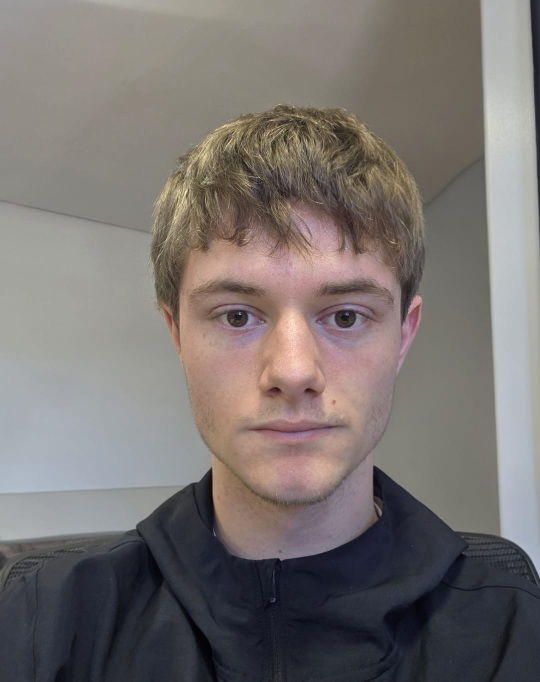
#> input picture assets/photo.jpg, 1080 x 1364 px (shown at 1/2 size)
$ python -i signature.py   (imports and definitions only)
#> lines starting #> are read from the running program, lines starting #| are printed output that depends on the picture; after the words box and inside, x2 and y2 are one past the last pixel; in counts of white or black regions, pixels touching at a corner belong together
### src/termart/core/registry.py
"""
Mezzold TermArt Suite - Plugin Registry
Discovers, registers, and dispatches plugins across all categories.
"""
from typing import Dict, List, Optional
from .plugin import BasePlugin

class PluginRegistry:
    _instance = None

    def __new__(cls):
        if cls._instance is None:
            cls._instance = super(PluginRegistry, cls).__new__(cls)
            cls._instance._plugins: Dict[str, BasePlugin] = {}
        return cls._instance

    def register(self, plugin_cls):
        plugin = plugin_cls()
        self._plugins[plugin.name] = plugin
        return plugin_cls

    def get(self, name: str) -> Optional[BasePlugin]:
        return self._plugins.get(name)

    def list_all(self) -> List[dict]:
        return [p.get_metadata() for p in self._plugins.values()]

    def list_by_category(self, category: str) -> List[dict]:
        return [p.get_metadata() for p in self._plugins.values() if p.category == category]

# Global singleton
registry = PluginRegistry()

### src/termart/modules/image/ascii_braille.py
"""
Mezzold TermArt - ASCII & Braille Engine
High-performance conversion using ascii-image-converter (Go binary) with PIL fallback.
"""
import os
import shutil
import subprocess
import numpy as np
from PIL import Image, ImageOps, ImageEnhance, ImageFilter
from typing import Dict, Any, List
from ...core.plugin import BasePlugin
from ...core.registry import registry

HERE = os.path.dirname(os.path.abspath(__file__))
CONVERTER_BIN = os.path.join(HERE, "..", "..", "..", "..", "bin", "ascii-image-converter.exe" if os.name == "nt" else "ascii-image-converter")

@registry.register
class AsciiBraillePlugin(BasePlugin):
    name = "ascii_braille"
    category = "image"
    description = "High-performance ASCII & 2x4 Braille matrix conversion using Go engine"

    def __init__(self):
        self.bin_path = CONVERTER_BIN
        if not os.path.exists(self.bin_path):
            found = shutil.which("ascii-image-converter")
            if found:
                self.bin_path = found

    def has_binary(self) -> bool:
        return os.path.exists(self.bin_path)

    # [32 lines left out: function run, not called in this run]

### src/termart/modules/image/signature.py
"""
Mezzold TermArt - Signature Module
Crops tight bounding boxes and renders high-definition Braille/ASCII calligraphy banners
with full TrueColor RGB sampling, gradient palettes, and typewriter cursor animations.
"""
import html
import os
import numpy as np
from PIL import Image, ImageEnhance, ImageFilter
from typing import Dict, Any, Tuple
from ...core.plugin import BasePlugin
from ...core.registry import registry
from ...core.animator import get_animation_defs, get_animation_open, get_animation_close, get_animation_overlays
from .ascii_braille import AsciiBraillePlugin

def crop_tight(image_path: str, pad: int = 4) -> Tuple[Image.Image, Image.Image, bool]:
#> called with image_path = '../../../../assets/photo.jpg', pad = 4
    im_raw = Image.open(image_path)
#> im_raw is the input picture: PIL image 1080x1364 RGB; mean R, G, B 121, 115.1, 112.7
    if im_raw.mode != "RGB":
        im_raw = im_raw.convert("RGB")

    im_gray = im_raw.convert("L")
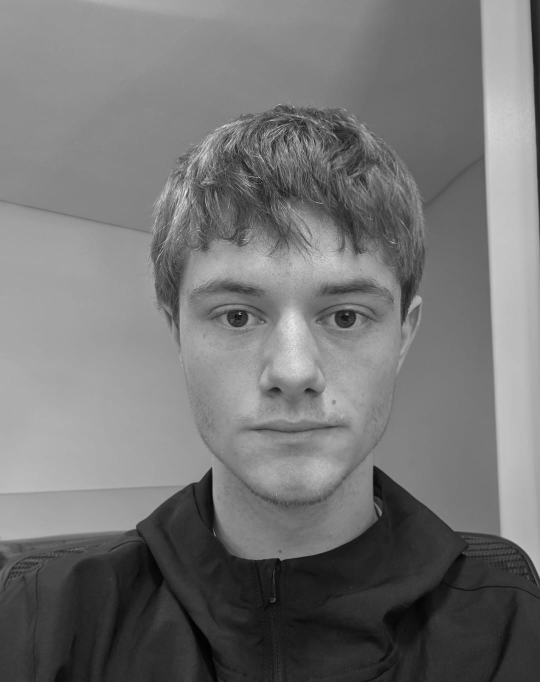
#> im_gray: PIL image 1080x1364 L (shown at 1/2 size); min 0, max 243, mean 116.6
    arr = np.array(im_gray)

    is_light_bg = bool(arr.mean() > 128)
#> is_light_bg = False
    if is_light_bg:
        mask = arr < 235
    else:
        mask = arr > 25
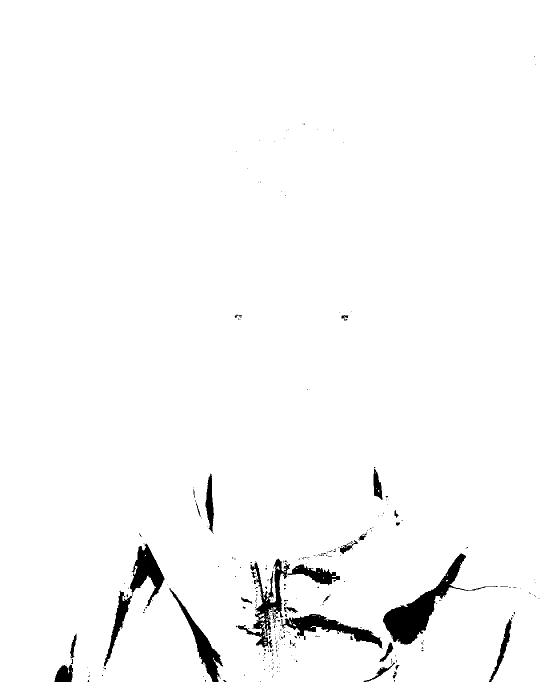
#> mask: shape (1364, 1080) bool (shown at 1/2 size); 97.6% white; 281 black regions (249 under 20 px), largest, box (x1, y1, x2, y2) and area: (766, 1107, 995, 1289) 8546, (208, 1087, 329, 1333) 5609, (475, 1117, 580, 1296) 4378

    if not mask.any():
        return im_raw, im_gray, is_light_bg

    ys, xs = np.where(mask)
    y0 = max(0, ys.min() - pad)
#> y0 = 0
    y1 = min(im_raw.height, ys.max() + pad)
#> y1 = 1364
    x0 = max(0, xs.min() - pad)
#> x0 = 0
    x1 = min(im_raw.width, xs.max() + pad)
#> x1 = 1080

    crop_rgb = im_raw.crop((x0, y0, x1, y1))
    crop_gray = im_gray.crop((x0, y0, x1, y1))

    crop_rgb = ImageEnhance.Contrast(crop_rgb).enhance(1.2)
    crop_gray = ImageEnhance.Contrast(crop_gray).enhance(1.4)
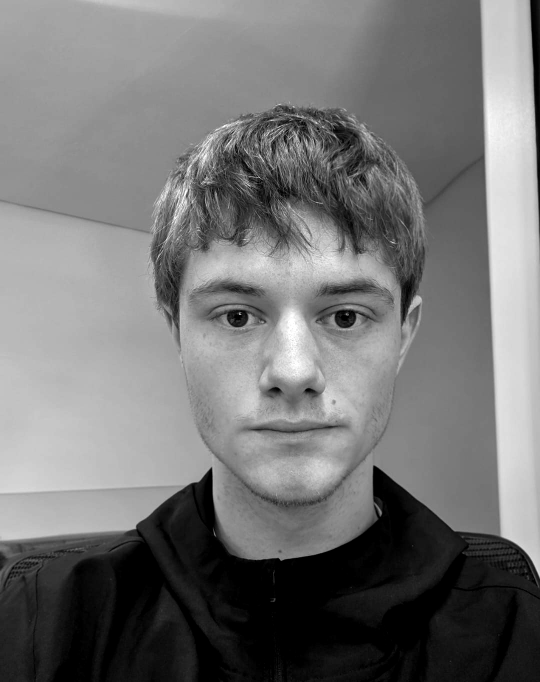
#> crop_gray: PIL image 1080x1364 L (shown at 1/2 size); min 0, max 255, mean 116.7
    return crop_rgb, crop_gray, is_light_bg


@registry.register
class SignaturePlugin(BasePlugin):
    name = "signature"
    category = "image"
    description = "Tight-cropped high-DPI Braille & ASCII calligraphy logo/signature banner with TrueColor & Gradients"

    # [222 lines left out: function run, not called in this run]

>>> result = crop_tight('../../../../assets/photo.jpg')
